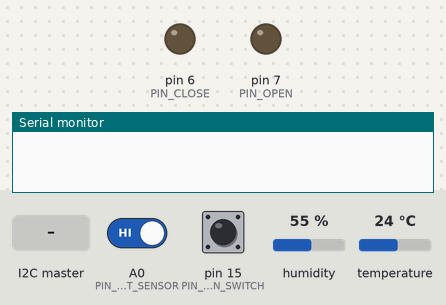
The sketch below on a simulated Arduino Uno, built with avr-gcc and run on an emulated ATmega328P. Shown: output pins drawn as LEDs (lit = HIGH), the last lines printed to the serial monitor. The inputs (shaded band) are chosen by the test bench; at power-on: A0 (PIN_LIGHT_SENSOR) HIGH, pin 15 (PIN_OPEN_SWITCH) HIGH, humidity 55 %, temperature 24 °C.

Above: at 1.2 s.
1.3 s: the I2C master sends the byte 1
At 2.4 s:
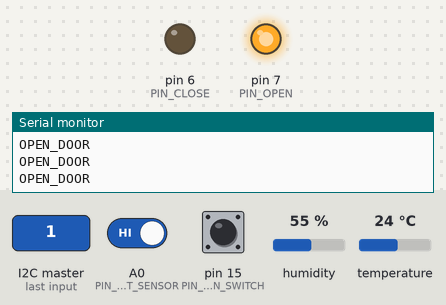
2.8 s: the I2C master sends the byte 2
At 3.8 s:
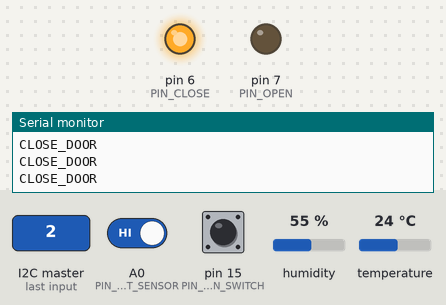
5.8 s: A0 (PIN_LIGHT_SENSOR) driven LOW
At 6.5 s:
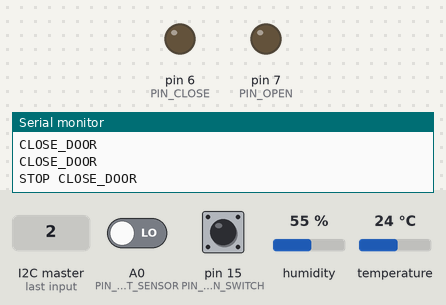
Timing chart, 0 to 8.3 s (numbered marks = the images above; inputs shaded):
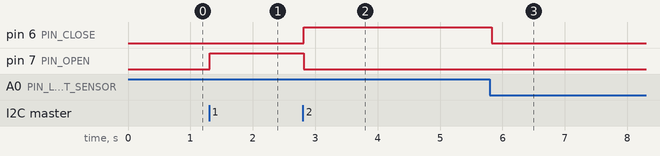

The sketch:

icoop-slave.ino
```cpp
#include <Wire.h>
#include <DHT.h>

#define SLAVE_ADDRESS       0x04

#define PIN_LIGHT_SENSOR    A0

#define PIN_DHT             5

#define PIN_OPEN            7
#define PIN_CLOSE           6

#define PIN_OPEN_SWITCH     15
#define PIN_CLOSE_SWITCH    14

#define NO_CMD              0
#define OPEN_DOOR_CMD       1
#define CLOSE_DOOR_CMD      2
#define GET_DOOR_STATUS_CMD 3
#define GET_LIGHT_LEVEL_CMD 4
#define GET_TEMP_CMD        5
#define GET_HUMIDITY_CMD    6

#define DOOR_OPEN           1
#define DOOR_CLOSE          2
#define DOOR_UNKNOWN        3

DHT dht(PIN_DHT, DHT22);

int dht_temp;
int dht_humidity;

int active_cmd;
int cmd_result;
int cmd_timer;

void setup()
{
  Serial.begin(9600);

  pinMode(PIN_OPEN, OUTPUT);
  pinMode(PIN_CLOSE, OUTPUT);
  pinMode(PIN_OPEN_SWITCH, INPUT_PULLUP);
  pinMode(PIN_CLOSE_SWITCH, INPUT_PULLUP);

  Wire.begin(SLAVE_ADDRESS);
  Wire.onReceive(receiveData);
  Wire.onRequest(sendData);

  dht.begin();
}

void loop()
{
  delay(100);
  cmd_timer++;

  switch (active_cmd)
  {
  case OPEN_DOOR_CMD:
    if (!digitalRead(PIN_OPEN_SWITCH) || cmd_timer >= 300)
    {
      Serial.println("STOP OPEN_DOOR");
      digitalWrite(PIN_CLOSE, 0);
      digitalWrite(PIN_OPEN, 0);
      active_cmd = NO_CMD;
    }
    else
    {
      Serial.println("OPEN_DOOR");
      digitalWrite(PIN_CLOSE, 0);
      digitalWrite(PIN_OPEN, 1);
    }
    break;

  case CLOSE_DOOR_CMD:
    if (!digitalRead(PIN_CLOSE_SWITCH) || cmd_timer >= 300)
    {
      Serial.println("STOP CLOSE_DOOR");
      digitalWrite(PIN_CLOSE, 0);
      digitalWrite(PIN_OPEN, 0);
      active_cmd = NO_CMD;
    }
    else
    {
      Serial.println("CLOSE_DOOR");
      digitalWrite(PIN_CLOSE, 1);
      digitalWrite(PIN_OPEN, 0);
    }
    break;
  }

  if (dht.read())
  {
    dht_temp = dht.readTemperature(true);
    dht_humidity = dht.readHumidity();
  }
}

void receiveData(int byteCount)
{
  int cmd = Wire.read();
  while (Wire.available())
    Wire.read();

  cmd_timer = 0;

  switch (cmd)
  {
  case GET_DOOR_STATUS_CMD:
    if (!digitalRead(PIN_OPEN_SWITCH))
      cmd_result = DOOR_OPEN;
    else if (!digitalRead(PIN_CLOSE_SWITCH))
      cmd_result = DOOR_CLOSE;
    else
      cmd_result = DOOR_UNKNOWN;
    Serial.println("GET_DOOR_STATUS_CMD");
    Serial.println(cmd_result);
    break;

  case GET_LIGHT_LEVEL_CMD:
    cmd_result = analogRead(PIN_LIGHT_SENSOR) / 4;
    Serial.println("GET_LIGHT_LEVEL_CMD");
    Serial.println(cmd_result);
    break;

  case GET_TEMP_CMD:
    cmd_result = dht_temp;
    Serial.println("GET_TEMP_CMD");
    Serial.println(cmd_result);
    break;

  case GET_HUMIDITY_CMD:
    cmd_result = dht_humidity;
    Serial.println("GET_HUMIDITY_CMD");
    Serial.println(cmd_result);
    break;

  case OPEN_DOOR_CMD:
    cmd_result = 0;
    active_cmd = OPEN_DOOR_CMD;
    Serial.println("OPEN_DOOR_CMD");
    break;

  case CLOSE_DOOR_CMD:
    cmd_result = 0;
    active_cmd = CLOSE_DOOR_CMD;
    Serial.println("CLOSE_DOOR_CMD");
    break;

  default:
    cmd_result = 0;
    Serial.println("INVALID_CMD");
    Serial.println(cmd);
    break;
  }
}

void sendData()
{
  if (cmd_result > 255)
    cmd_result = 255;
  if (cmd_result < 0)
    cmd_result = 0;
  Wire.write(cmd_result);
}
```

Measured:
- after the input at 1.3 s, pin 7 (PIN_OPEN): LOW → HIGH at once
- after the input at 2.8 s, pin 6 (PIN_CLOSE): LOW → HIGH at once; pin 7 (PIN_OPEN): HIGH → LOW at once
- after the input at 5.8 s, pin 6 (PIN_CLOSE): HIGH → LOW at once
